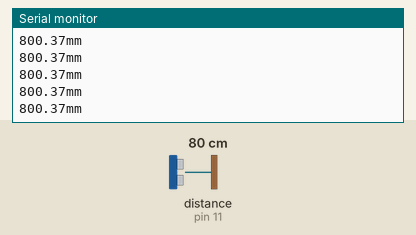
Recording of a sketch running on a simulated Arduino Uno, built with avr-gcc and run on an emulated ATmega328P. Shown: the last lines printed to the serial monitor. The test bench sets the inputs (shaded band); at power-on: distance to the obstacle (sensor on pin 11) 80 cm. The echo pulse lasts 58.3 µs per cm.

Above: at 1.2 s.
1.3 s: distance to the obstacle (sensor on pin 11) set to 120 cm
At 1.42 s:
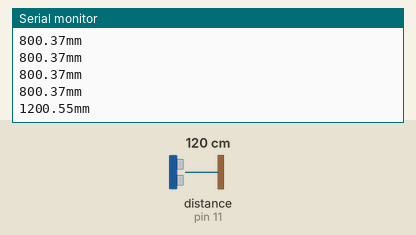
4.3 s: distance to the obstacle (sensor on pin 11) set to 2 cm
At 4.3 s:
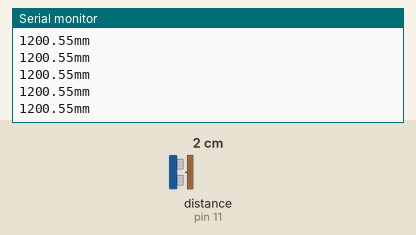
Timing chart, 0 to 7.3 s (numbered marks = the images above; inputs shaded):
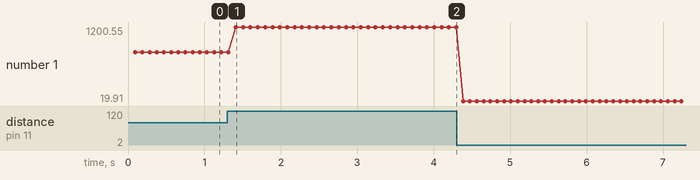

The sketch:

Laufband.ino
```cpp
//www.elegoo.com
//2016.06.13

#include <NewPing.h>

double getDistance(NewPing sonar) {
  double t = sonar.ping_median(3);    // m/s   for T=20°C, c is p independent!  delta d = 5mm for delta T = 5°C , and 2mm for 2°C resp. Sytematic error (e.g. some electr. delays has still to be checked)
  return 343.21*t*1.0e-3/2;
}

#define TRIGGER_PIN  12  // Arduino pin tied to trigger pin on the ultrasonic sensor.
#define ECHO_PIN     11  // Arduino pin tied to echo pin on the ultrasonic sensor.
#define MAX_DISTANCE 200 // Maximum distance we want to ping for (in centimeters). Maximum sensor distance is rated at 400-500cm.

NewPing sonar(TRIGGER_PIN, ECHO_PIN, MAX_DISTANCE); // NewPing setup of pins and maximum distance.
float d;

void setup() {
  Serial.begin(9600); // Open serial monitor at 115200 baud to see ping results.
}

void loop() {
  delay(30);                         // Wait 500ms between pings (about 2 pings/sec). 29ms should be the shortest delay between pings.
  d = getDistance(sonar);
  Serial.print(d);
  Serial.println("mm");
}
```

Measured:
- after the input at 1.3 s, the serial monitor: prints a new line after 0.11 s (image 1)
- plotted number 1: 800.37 → 1200.55 after the input at 1.3 s, 1200.55 → 19.91 after the input at 4.3 s
